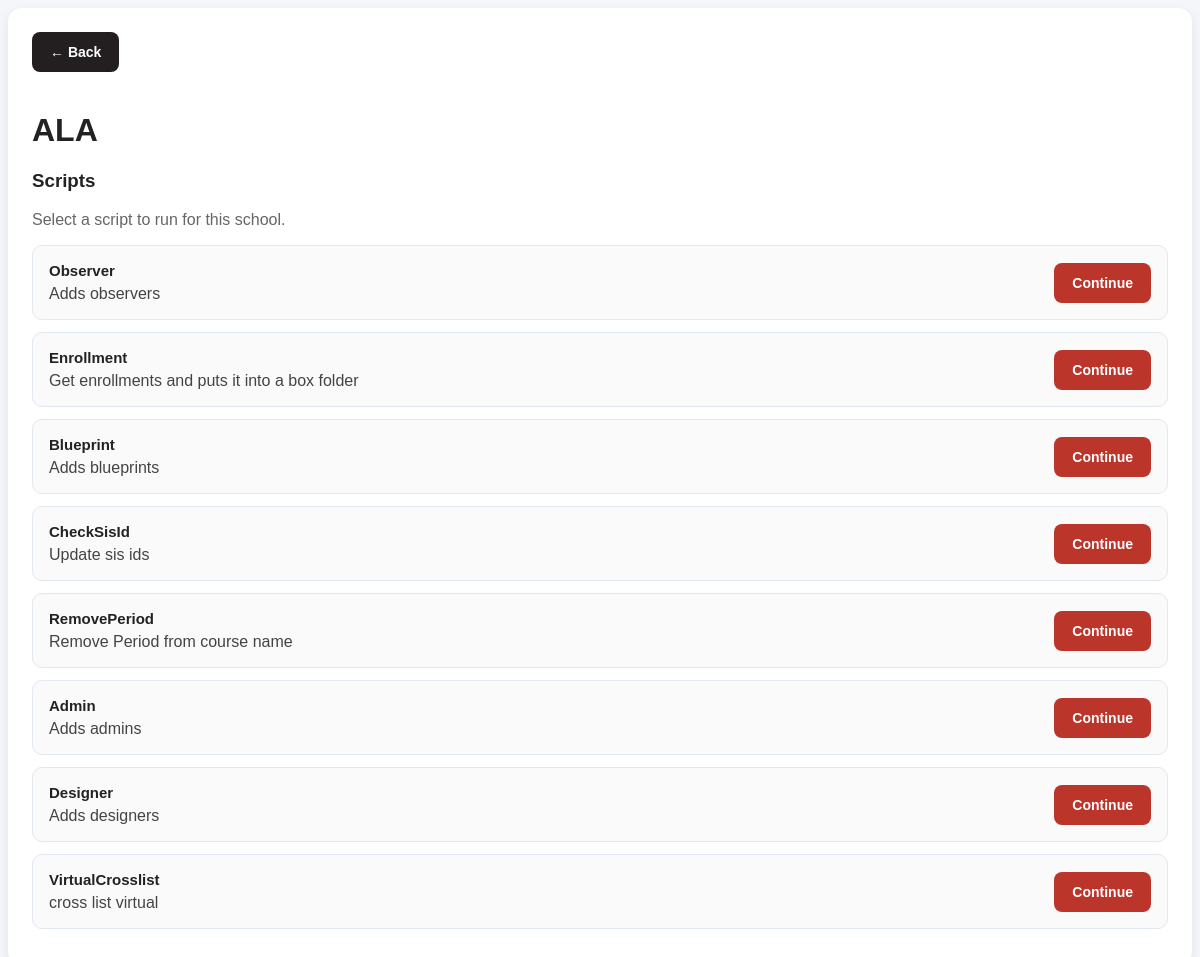
Screenshot of /Canvas/ALA/ with the database file from the repository.
### CanvasApp/models/models.py (models this page shows, shortened)
class School (models.Model):
    name = models.CharField(max_length=100)

### CanvasApp/models/models_script.py (models this page shows, shortened)
class Script(models.Model):
    possible_scripts = {
        "Admin": "Add Admins script",
        "Blueprint": "Blueprint script",
        "Designer": "Designer script",
        "LexBlueprint": "Lexington specific blueprint script",
        "Observer": "Observer script",
        "Enrollment": "Enrollment script",
        "CheckSisId": "CheckSisId script",
        "VirtualCrosslist": "Virtual Crosslist script",
        "RemovePeriod": "Remove Period script",
    }
    brief = {
        "Admin": "Adds admins",
        "Blueprint": "Adds blueprints",
        "Designer": "Adds designers",
        "LexBlueprint": "Adds blueprints",
        "Observer": "Adds observers",
        "Enrollment": "Get enrollments and puts it into a box folder",
        "CheckSisId": "Update sis ids",
        "VirtualCrosslist": "cross list virtual",
        "RemovePeriod": "Remove Period from course name",
    }
    full = {
        "Admin": (
            "The Admin script uses the staff list created by GIB Admin to add administrators "
            "to the correct accounts."
        ),
        "Blueprint": (
            "The Blueprint script uses the provided Box file to attach blueprints to courses. "
            "If 'Dissociate' is checked, all existing blueprint associations are removed before "
            "new ones are added. Courses already attached to a blueprint cannot be attached to another."
        ),
        "Designer": (
            "The Designer script checks every non-completed course to ensure all teachers also "
            "have the designer role. Teachers missing the designer role are updated automatically. "
            "If 'Delete Designers' is checked, users who are designers but not teachers in the course "
            "will have their designer role removed."
        ),
        "LexBlueprint": (
            "The LexBlueprint script reviews every course and assigns the correct blueprint "
            "based on the course name."
        ),
        "Observer": (
            "The Observer script creates users from a provided Box file ('Box Observer Code') "
            "and then assigns those users as observers to users listed in another Box file "
            "('Box User Code')."
        ),
        "Enrollment": (
            "The Enrollment script retrieves enrollments from all non-completed courses and "
            "exports the results to a folder in Box."
        ),
        "CheckSisId": (
            "The CheckSisId script verifies that teacher SIS IDs begin with 't' and student "
            "SIS IDs begin with 's'. Users are identified by their email domains, using "
            "'@<school domain>.org' for teachers and '@stu.<school domain>.org' for students."
            "\nstudents/teachers without SIS IDs are not shown here."
        ),
        "VirtualCrosslist": (
            "The VirtualCrosslist script manages virtual cross-listing behavior for courses. "
            "The logic behind this process is being reviewed."
        ),
        "RemovePeriod": (
            "The RemovePeriod script finds courses with 'Period' in the course name and removes it."
        ),
    }
    school = models.ForeignKey(School, on_delete=models.CASCADE)
    script_name = models.CharField(max_length=50, choices=possible_scripts)
    @property
    def brief_summary(self) -> str:
        return self.brief[str(self.script_name)]

### CanvasApp/views/views.py (the view, shortened to what this page needs)
# urls.py: path("<str:school_name>/", views.SchoolView.as_view(), name= "schoolView"),
class SchoolView(View):
    template = "school.html"
    def get(self, request, school_name):
        context = {"school": School.objects.get(name= school_name)}
        return render(request, self.template, context)

### CanvasApp/templates/school.html (shortened to what this page needs)
{% extends "base.html" %}
{% block content %}
<div class="card">
    <form method="post" enctype="multipart/form-data" style="margin-bottom: 20px;">
        <button type="submit" name="action" value="redirect" class="btn btn-secondary">
            ← Back
        </button>
    </form>
    <h1>{{ school.name }}</h1>
    <h3>Scripts</h3>
    <p class="description">Select a script to run for this school.</p>
    {% for script in school.script_set.all %}
        <div class="variable-card" style="margin-bottom: 12px;">
            <div style="display:flex; justify-content:space-between; align-items:center; gap:12px;">
                <div>
                    <strong style="font-size: 15px;">
                        {{ script.script_name }}
                    </strong>
                    <p class="current-value" style="margin:6px 0 0;">
                        {{ script.brief_summary }}
                    </p>
                </div>
                <form method="post" enctype="multipart/form-data" style="margin:0;">
                    <button type="submit"
                            name="action"
                            value="{{ script.script_name }}"
                            class="btn btn-primary">
                        Continue
                    </button>
                </form>
            </div>
        </div>
    {% empty %}
        <p class="description">No scripts found for this school.</p>
    {% endfor %}
</div>
{% endblock %}

### CanvasApp/static/css/styles.css (style rules this page uses)
body { background: #f4f6f9; font-family: Arial, sans-serif; color: #222; }
.card { background: white; border-radius: 14px; padding: 24px; margin-bottom: 24px; box-shadow: 0 4px 12px rgba(0,0,0,0.08); }
.description { color: #666; margin-top: 10px; }
h1, h2 { margin-top: 0; }
.variable-card { border: 1px solid #e2e8f0; border-radius: 10px; padding: 16px; background: #fafafa; }
.current-value { margin: 10px 0 16px; color: #444; }
.btn { border: none; border-radius: 8px; padding: 12px 18px; font-size: 14px; cursor: pointer; transition: 0.2s ease; font-weight: 600; }
.btn-primary { background: #bc352a; color: white; }
.btn-secondary { background: #231f20; color: white; margin-bottom: 20px; }

### rows the page displays
School: name "ALA"
Script: script_name "Observer", brief_summary "Adds observers"
Script: script_name "Enrollment", brief_summary "Get enrollments and puts it into a box folder"
Script: script_name "Blueprint", brief_summary "Adds blueprints"
Script: script_name "CheckSisId", brief_summary "Update sis ids"
Script: script_name "RemovePeriod", brief_summary "Remove Period from course name"
Script: script_name "Admin", brief_summary "Adds admins"
Script: script_name "Designer", brief_summary "Adds designers"
Script: script_name "VirtualCrosslist", brief_summary "cross list virtual"
